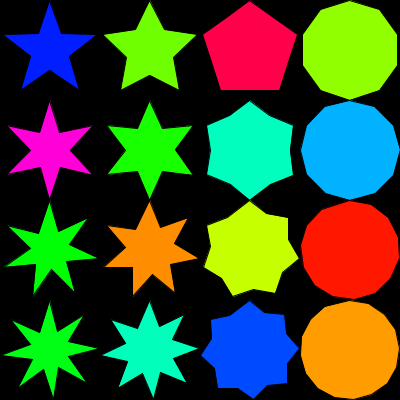
Frame 1 (no input)
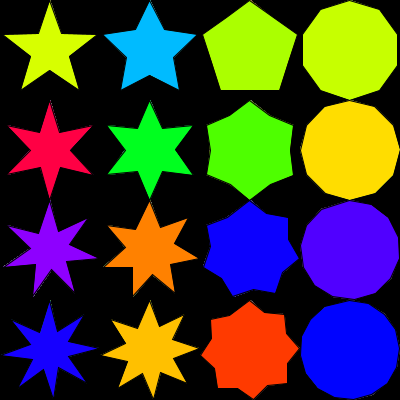
Frame 60 (the mouse pressed at the canvas centre just before this capture)
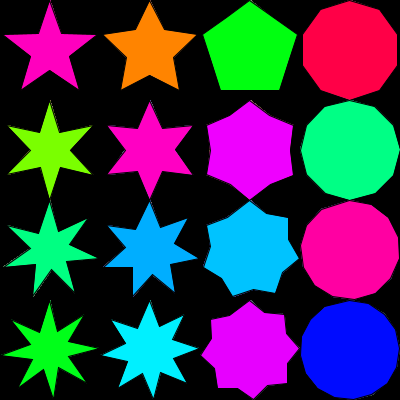
Frame 120 (the mouse held since frame 60 and released just before this capture)

The Processing sketch that drew these frames (run headless with seeded random() and noise(); from frame 60 on, the mouse is pressed at the canvas centre):

// Processing sketch: Star
// ── Star.pde
void setup() {
  size(400, 400);
  background(0);
}

void draw() {
  randColorStar(50, 50, 50, 20, 5);
  randColorStar(150, 50, 50, 25, 5);
  randColorStar(250, 50, 50, 40, 5);
  randColorStar(350, 50, 50, 50, 5);
  randColorStar(50, 150, 50, 20, 6);
  randColorStar(150, 150, 50, 25, 6);
  randColorStar(250, 150, 50, 40, 6);
  randColorStar(350, 150, 50, 50, 6);
  randColorStar(50, 250, 50, 20, 7);
  randColorStar(150, 250, 50, 25, 7);
  randColorStar(250, 250, 50, 40, 7);
  randColorStar(350, 250, 50, 50, 7);
  randColorStar(50, 350, 50, 20, 8);
  randColorStar(150, 350, 50, 25, 8);
  randColorStar(250, 350, 50, 40, 8);
  randColorStar(350, 350, 50, 50, 8);
}

void randColor() {
  colorMode(HSB, 360, 100, 100);
  fill(random(0, 360), 100, 100);
}

void star(int x, int y, int outer, int inner, int point) {
  pushMatrix();
  translate(x, y);
  rotate(radians(-90)); 
  beginShape();
  for (int i = 0; i < point * 2; i++) {
    float R = (i % 2 == 0) ? outer : inner;
    float xpos = (R * cos(radians(360 / (point * 2) * i)));
    float ypos = (R * sin(radians(360 / (point * 2) * i)));        
    vertex(xpos, ypos);
  }
  endShape(CLOSE);
  popMatrix();
}

void randColorStar(int x, int y, int outer, int inner, int point) {
  randColor();
  star(x, y, outer, inner, point);
}
